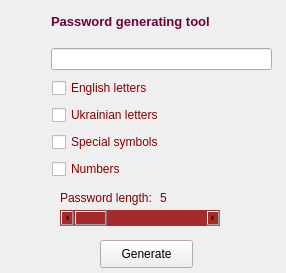
<?xml version="1.0" encoding="UTF-8"?>
<ui version="4.0">
 <class>SecondWindow</class>
 <widget class="QMainWindow" name="SecondWindow">
  <property name="geometry">
   <rect>
    <x>0</x>
    <y>0</y>
    <width>286</width>
    <height>273</height>
   </rect>
  </property>
  <property name="windowTitle">
   <string>MainWindow</string>
  </property>
  <widget class="QWidget" name="centralwidget">
   <widget class="QLabel" name="name">
    <property name="geometry">
     <rect>
      <x>51</x>
      <y>11</y>
      <width>220</width>
      <height>21</height>
     </rect>
    </property>
    <property name="text">
     <string>&lt;html&gt;&lt;head/&gt;&lt;body&gt;&lt;p&gt;&lt;span style=&quot; font-size:10pt; font-weight:600; color:#6d0036;&quot;&gt;Password generating tool&lt;/span&gt;&lt;/p&gt;&lt;/body&gt;&lt;/html&gt;</string>
    </property>
   </widget>
   <widget class="QCheckBox" name="eng">
    <property name="geometry">
     <rect>
      <x>52</x>
      <y>78</y>
      <width>107</width>
      <height>20</height>
     </rect>
    </property>
    <property name="styleSheet">
     <string notr="true">text-size : 10 ; color : darkred; bold : 10</string>
    </property>
    <property name="text">
     <string>English letters</string>
    </property>
   </widget>
   <widget class="QCheckBox" name="symbols">
    <property name="geometry">
     <rect>
      <x>52</x>
      <y>132</y>
      <width>118</width>
      <height>20</height>
     </rect>
    </property>
    <property name="styleSheet">
     <string notr="true">text-size : 10 ; color : darkred; bold : 10</string>
    </property>
    <property name="text">
     <string>Special symbols</string>
    </property>
   </widget>
   <widget class="QCheckBox" name="num">
    <property name="geometry">
     <rect>
      <x>52</x>
      <y>159</y>
      <width>82</width>
      <height>20</height>
     </rect>
    </property>
    <property name="styleSheet">
     <string notr="true">text-size : 10 ; color : darkred; bold : 10</string>
    </property>
    <property name="text">
     <string>Numbers </string>
    </property>
   </widget>
   <widget class="QScrollBar" name="horizontalScrollBar">
    <property name="geometry">
     <rect>
      <x>60</x>
      <y>210</y>
      <width>160</width>
      <height>16</height>
     </rect>
    </property>
    <property name="styleSheet">
     <string notr="true">background-color: brown
</string>
    </property>
    <property name="minimum">
     <number>5</number>
    </property>
    <property name="maximum">
     <number>35</number>
    </property>
    <property name="orientation">
     <enum>Qt::Horizontal</enum>
    </property>
   </widget>
   <widget class="QLabel" name="label">
    <property name="geometry">
     <rect>
      <x>60</x>
      <y>190</y>
      <width>99</width>
      <height>16</height>
     </rect>
    </property>
    <property name="text">
     <string>&lt;html&gt;&lt;head/&gt;&lt;body&gt;&lt;p&gt;&lt;span style=&quot; color:#7d0000;&quot;&gt;Password length:&lt;/span&gt;&lt;/p&gt;&lt;/body&gt;&lt;/html&gt;</string>
    </property>
   </widget>
   <widget class="QLabel" name="pas_length">
    <property name="geometry">
     <rect>
      <x>160</x>
      <y>190</y>
      <width>55</width>
      <height>16</height>
     </rect>
    </property>
    <property name="text">
     <string>&lt;html&gt;&lt;head/&gt;&lt;body&gt;&lt;p&gt;&lt;span style=&quot; color:#7e0000;&quot;&gt;5&lt;/span&gt;&lt;/p&gt;&lt;/body&gt;&lt;/html&gt;</string>
    </property>
   </widget>
   <widget class="QPushButton" name="pushButton">
    <property name="geometry">
     <rect>
      <x>100</x>
      <y>240</y>
      <width>93</width>
      <height>28</height>
     </rect>
    </property>
    <property name="styleSheet">
     <string notr="true"/>
    </property>
    <property name="text">
     <string>Generate</string>
    </property>
   </widget>
   <widget class="QCheckBox" name="ua">
    <property name="geometry">
     <rect>
      <x>52</x>
      <y>105</y>
      <width>120</width>
      <height>20</height>
     </rect>
    </property>
    <property name="styleSheet">
     <string notr="true">text-size : 10; color : darkred; bold : 10</string>
    </property>
    <property name="text">
     <string>Ukrainian letters</string>
    </property>
   </widget>
   <widget class="QLineEdit" name="lineEdit">
    <property name="geometry">
     <rect>
      <x>51</x>
      <y>48</y>
      <width>221</width>
      <height>22</height>
     </rect>
    </property>
   </widget>
   <zorder>name</zorder>
   <zorder>label</zorder>
   <zorder>ua</zorder>
   <zorder>symbols</zorder>
   <zorder>eng</zorder>
   <zorder>num</zorder>
   <zorder>horizontalScrollBar</zorder>
   <zorder>pas_length</zorder>
   <zorder>lineEdit</zorder>
   <zorder>pushButton</zorder>
  </widget>
 </widget>
 <resources/>
 <connections>
  <connection>
   <sender>horizontalScrollBar</sender>
   <signal>valueChanged(int)</signal>
   <receiver>pas_length</receiver>
   <slot>setNum(int)</slot>
   <hints>
    <hint type="sourcelabel">
     <x>157</x>
     <y>217</y>
    </hint>
    <hint type="destinationlabel">
     <x>187</x>
     <y>197</y>
    </hint>
   </hints>
  </connection>
 </connections>
</ui>
